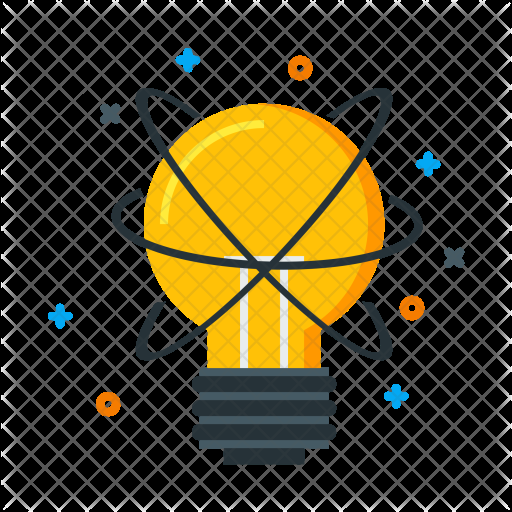
#> input picture Geom/idea.png, 512 x 512 px
$ python Translation.py
#> lines starting #> are read from the running program, lines starting #| are printed output that depends on the picture
import cv2
import numpy as np

src = cv2.imread('idea.png')
#> src is the input picture: shape (512, 512, 3); mean B, G, R 32.6, 61, 69.6

M = np.float32([[1, 0, 100], [0, 1, 50]])
dst = cv2.warpAffine(src, M, (512 + 100,  512 + 50))
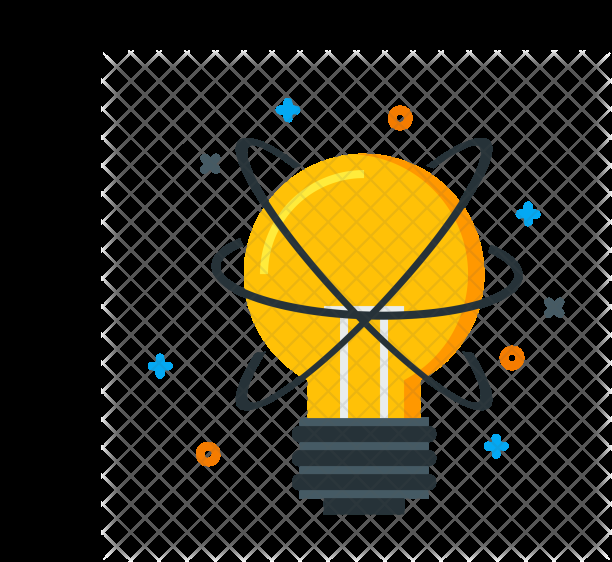
#> dst: shape (562, 612, 3); mean B, G, R 24.9, 46.5, 53.1

cv2.imshow('idea.png', src)
cv2.imshow('Traslate', dst)
cv2.waitKey()
